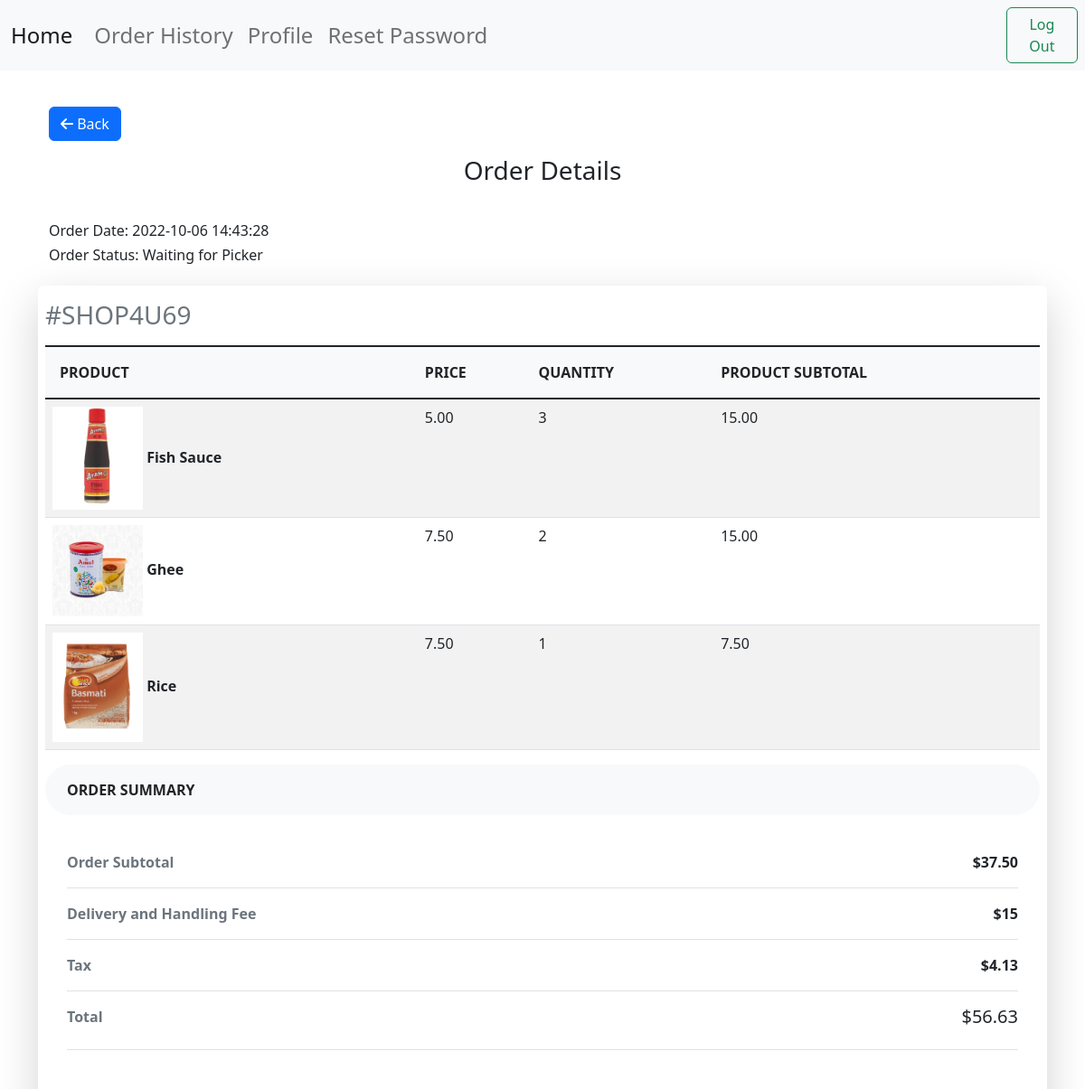
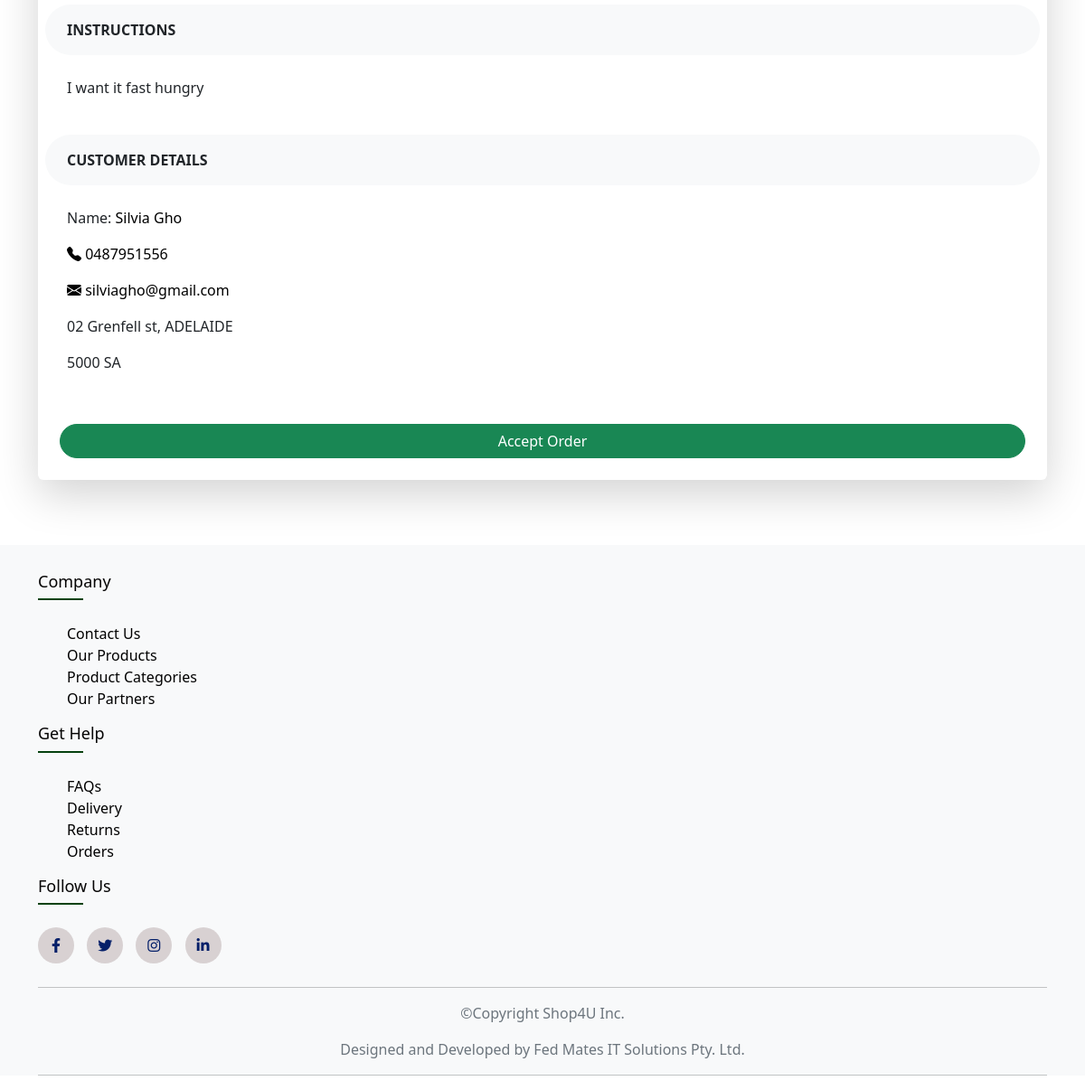
Screenshot of /picker/vieworder.php?orderid=69 (signed in) with the database file from the repository (2 pictures, top to bottom).
### tables this page shows
CREATE TABLE IF NOT EXISTS `custOrder` (
  `id` bigint NOT NULL AUTO_INCREMENT,
  `instruction` longtext,
  `shopperId` bigint NOT NULL,
  `pickerId` bigint DEFAULT NULL,
  `subTotal` decimal(65,2) NOT NULL,
  `total` decimal(65,2) NOT NULL,
  `handlingFee` double(65,2) NOT NULL,
  `tax` decimal(65,2) NOT NULL,
  `orderStatus` int DEFAULT NULL,
  `orderDate` datetime DEFAULT NULL,
  PRIMARY KEY (`id`),
  KEY `custOrder.shopperId` (`shopperId`),
  KEY `custOrder.pickerId` (`pickerId`)
);

CREATE TABLE IF NOT EXISTS `custOrder_product` (
  `custOrder_product_id` int NOT NULL AUTO_INCREMENT,
  `custOrderId` bigint NOT NULL,
  `productId` int NOT NULL,
  `quantity` int NOT NULL,
  `prodSubTotal` decimal(20,2) NOT NULL,
  PRIMARY KEY (`custOrder_product_id`),
  KEY `custOrder_product.productId` (`productId`),
  KEY `custOrder_product.custOrderId` (`custOrderId`)
);

CREATE TABLE IF NOT EXISTS `product` (
  `id` int NOT NULL AUTO_INCREMENT,
  `title` varchar(255) NOT NULL,
  `description` varchar(255) NOT NULL,
  `price` decimal(10,2) NOT NULL,
  `image` varchar(255) NOT NULL,
  `category_id` int NOT NULL,
  `feature` tinyint(1) NOT NULL,
  `active` tinyint(1) NOT NULL,
  PRIMARY KEY (`id`),
  KEY `category_id` (`category_id`)
);

CREATE TABLE IF NOT EXISTS `user` (
  `id` bigint NOT NULL AUTO_INCREMENT,
  `role` int NOT NULL,
  `rolename` varchar(8) NOT NULL,
  `suspended` tinyint(1) NOT NULL,
  `email` varchar(100) NOT NULL,
  `password` varchar(255) NOT NULL,
  `firstname` varchar(255) NOT NULL,
  `lastname` varchar(255) NOT NULL,
  `phone` varchar(10) NOT NULL,
  `address` varchar(255) NOT NULL,
  `city` varchar(255) NOT NULL,
  `state` varchar(255) NOT NULL,
  `postCode` varchar(10) NOT NULL,
  `transportation` varchar(25) NOT NULL,
  `license` varchar(255) NOT NULL,
  `erase` tinyint(1) NOT NULL,
  PRIMARY KEY (`id`)
);

### picker/vieworder.php (the view, shortened to what this page needs)
<?php
if (isset($_SESSION['id']) && isset($_SESSION['email']) && ($_SESSION['role'] == 2)) {
    ?>
<?php include '../partial/pickermenu.php';?>
        <?php
$orderid = $_GET['orderid'];
    require_once "../db/config.php";
    $sql = "SELECT * FROM custOrder WHERE id=?";
    $stmt = mysqli_stmt_init($conn);
    if (!mysqli_stmt_prepare($stmt, $sql)) {
        echo "There was an error!";
        exit();
    } else {
        mysqli_stmt_bind_param($stmt, "i", $orderid);
        mysqli_stmt_execute($stmt);
        $result = mysqli_stmt_get_result($stmt);
        if (!$row = mysqli_fetch_array($result)) {
            echo "You need to resubmit your reset request.";
            exit();
        } else {
            $date = $row['orderDate'];
            $subTotal = $row['subTotal'];
            $grandTotal = $row['total'];
            $instructions = $row['instruction'];
            $status = $row['orderStatus'];
            $deliveryFee = $row['handlingFee'];
            $tax = $row['tax'];
            $shopperId = $row['shopperId'];
            $previous = "javascript:history.go(-1)";
            if(isset($_SERVER['HTTP_REFERER'])) {
                $previous = $_SERVER['HTTP_REFERER'];
            }
            ?>
        <div class="container">
        <div class="container" style="margin-top: 40px">
        <a href="<?= $previous ?>"><button class="btn btn-primary " type="submit"><span class="fa-solid fa-arrow-left"></span> Back</button></a>
    </div>
    <div class="container py-3 text-center">
            <h3>Order Details</h3>
        </div>
        <div class="container py-3">
            <h6>Order Date: <?php echo $date;?></h6>
            <h6>Order Status: <?php if($status == 0){
                    echo "Waiting for Picker";
                }elseif ($status == 1) {
                    echo "Picker Assigned";
                } elseif ($status == 2) {
                    echo "Order Processing";
                } elseif ($status == 3 ) {
                    echo "Order Getting Ready";
                } elseif ($status == 4) {
                    echo "Order enroute";
                } elseif ($status == 5) {
                    echo "Order Delivered";
                } ?></h6>
        </div>
            <div class="col-lg-12 p-2 bg-white rounded shadow-lg mb-5">
                <div class="table-responsive">
                    <table id="user" class="table table-striped caption-top">
                        <caption>
                            <h3>#SHOP4U<?php echo $orderid;?></h3>
                        </caption>
                        <thead>
                            <tr>
                                <th scope="col" class="border-0 bg-light">
                                    <div class="p-2 text-uppercase">Product</div>
                                </th>
                                <th scope="col" class="border-0 bg-light">
                                    <div class="py-2 text-uppercase">Price</div>
                                </th>
                                <th scope="col" class="border-0 bg-light">
                                    <div class="py-2 text-uppercase">Quantity</div>
                                </th>
                                <th scope="col" class="border-0 bg-light">
                                    <div class="py-2 text-uppercase">Product subtotal</div>
                                </th>
                            </tr>
                        </thead>
                        <tbody>
                            <?php
                            $sql = "SELECT * FROM custOrder_product WHERE custOrderId=?";
                            $stmt = mysqli_stmt_init($conn);
                            if (!mysqli_stmt_prepare($stmt, $sql)) {
                                echo "There was an error!";
                                exit();
                            } else {
                                mysqli_stmt_bind_param($stmt, "i", $orderid);
                                mysqli_stmt_execute($stmt);
                                $result = mysqli_stmt_get_result($stmt);
                                if (!$result) {
                                    echo "You need to resubmit your reset request.order";
                                    exit();
                                } else {
                                    while($row = mysqli_fetch_array($result)) {
                                    $productid = $row['productId'];
                                    $qty = $row['quantity'];
                                    $prodSubtotal = $row['prodSubTotal'];
                                    $sql1 = "SELECT * FROM product WHERE id=?";
                                    $stmt1 = mysqli_stmt_init($conn);
                                    if (!mysqli_stmt_prepare($stmt1, $sql1)) {
                                        echo "There was an error!";
                                        exit();
                                    } else {
                                        mysqli_stmt_bind_param($stmt1, "i", $productid);
                                        mysqli_stmt_execute($stmt1);
                                        $result1 = mysqli_stmt_get_result($stmt1);
                                        if (!$row = mysqli_fetch_array($result1)) {
                                            echo "You need to resubmit your reset request.product";
                                            exit();
                                        } else {
                                            $prodname = $row['title'];
                                            $price = $row['price'];
                                            $image = $row['image']; ?>
                            <tr>
                                <th scope="row"><img class="img-fluid " src="../images/product/<?php echo $image; ?>"
                                        style="width:100px;"> <?php echo $prodname; ?></th>
                                <td scope="row"><?php echo $price; ?></td>
                                <td scope="row"><?php echo $qty; ?></td>
                                <td scope="row"><?php echo $prodSubtotal; ?></td>
                            </tr>
                            <?php }
                                    }
                        }
                                }
                            } ?>
                        </tbody>
                    </table>
                </div>
                    <div class="bg-light rounded-pill px-4 py-3 text-uppercase fw-bolder">Order summary </div>
                    <div class="p-4">
                        <ul class="list-unstyled mb-4">
                            <li class="d-flex justify-content-between py-3 border-bottom"><strong
                                    class="text-muted">Order
                                    Subtotal
                                </strong><strong>$<?php echo $subTotal; ?></strong></li>
                            <li class="d-flex justify-content-between py-3 border-bottom"><strong
                                    class="text-muted">Delivery
                                    and
                                    Handling Fee</strong><strong>$<?php echo $deliveryFee;?></strong></li>
                            <li class="d-flex justify-content-between py-3 border-bottom"><strong
                                    class="text-muted">Tax</strong><strong>$<?php echo $tax;?></strong>
                            </li>
                            <li class="d-flex justify-content-between py-3 border-bottom"><strong
                                    class="text-muted">Total</strong>
                                <h5 class="font-weight-bold">$<?php  echo $grandTotal;?>
                                </h5>
                            </li>
                        </ul>
                    </div>
                    <?php
    $sql = "SELECT * FROM user WHERE id=?";
    $stmt = mysqli_stmt_init($conn);
    if (!mysqli_stmt_prepare($stmt, $sql)) {
        echo "There was an error!";
        exit();
    } else {
        mysqli_stmt_bind_param($stmt, "i", $shopperId);
        mysqli_stmt_execute($stmt);
        $result = mysqli_stmt_get_result($stmt);
        if (!$row = mysqli_fetch_array($result)) {
            echo "You need to resubmit your reset request.";
            exit();
        } else {
            $firstname = $row['firstname'];
            $lastname = $row['lastname'];
            $phone = $row['phone'];
            $email = $row['email'];
            $address = $row['address'];
            $city = $row['city'];
            $postCode = $row['postCode'];
            $state = $row['state'];
            $fullname = $firstname . " " . $lastname;
            ?>
                    <div class="bg-light rounded-pill px-4 py-3 text-uppercase fw-bolder">Instructions</div>
                    <div class="p-4">
                        <p><?php  if ($instructions == null) {
                        echo "There is no instructions sent by the user.";
                    } else {
                        echo $instructions;
                    } ?></p>
                    </div>
                    <div class="bg-light rounded-pill px-4 py-3 text-uppercase fw-bolder">Customer Details</div>
                    <div class="p-4">
                        <p>Name: <a href="viewshopper.php?id=<?php echo $shopperId ?>" target="_blank" rel="noopener noreferrer" class="text-decoration-none text-black"><?php echo $fullname; ?></a></p>
                        <p><a href="tel:+61<?php echo $phone; ?>" class="text-decoration-none text-black"><i class="bi bi-telephone-fill"></i> <?php echo $phone; ?></a></p>
                        <p><a href="mailto:<?php echo $email; ?>" class="text-decoration-none text-black"><i class="bi bi-envelope-fill"></i> <?php echo $email; ?></a></p>
                        <p><?php echo $address; ?>, <?php echo $city; ?></p>
                        <p><?php echo $postCode; ?> <?php echo $state; ?></p>
                    </div>
                    <?php
                    }
                }if ($status == 0){
                        $orderStatusPost = 1;?>
                    <div class="d-grid gap-2 p-3 ">
                    <button type="button" class="btn btn-success rounded-pill position-relative" data-bs-toggle="modal" data-bs-target="#pickModal"> Accept Order
                    </button>
                    </div>
                    <?php } ?>
</div>
                    <?php
}
    }
    ?>
            </div>
        <?php include '../partial/footer.php';?>
        <?php
} else {
    header("Location: ../login.php");
    exit();
}
?>

### rows the page displays
custorder: orderDate "2022-10-06 14:43:28", subTotal "37.50", handlingFee "15", tax "4.13", total "56.63", instruction "I want it fast hungry"
custorder_product: productId.image (picture), productId.title "Fish Sauce", productId.price "5.00", quantity "3", prodSubTotal "15.00"
custorder_product: productId.image (picture), productId.title "Ghee", productId.price "7.50", quantity "2", prodSubTotal "15.00"
custorder_product: productId.image (picture), productId.title "Rice", productId.price "7.50", quantity "1", prodSubTotal "7.50"
user: fullname "Silvia Gho", phone "0487951556", email "silviagho@gmail.com", address "02 Grenfell st", city "ADELAIDE", postCode "5000", state "SA"

### other values shown
$orderid "69"
